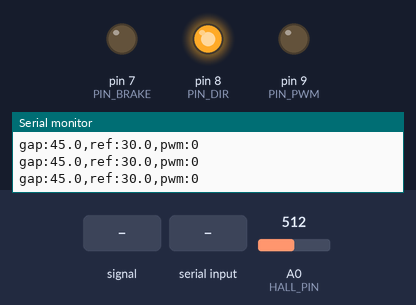
Bench run of a sketch on a simulated Arduino Uno, built with avr-gcc and run on an emulated ATmega328P. On the bench: output pins drawn as LEDs (lit = HIGH), the last lines printed to the serial monitor. The inputs (shaded band) are chosen by the test bench; at power-on: A0 (HALL_PIN) = 512.

Above: at 1.2 s.
1.3 s: A0 (HALL_PIN) fed a 200 Hz sine of ±81 counts around its level
4.3 s: A0 (HALL_PIN) fed a 2 Hz sine of ±306 counts around its level
7.3 s: "R 30\n" received over Serial
10.3 s: A0 (HALL_PIN) set to 0
At 11.0 s:
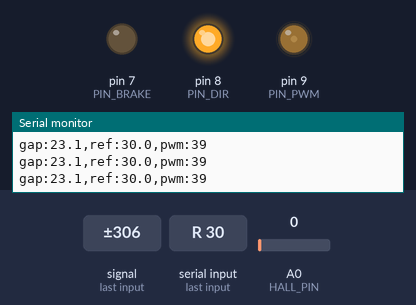
11.8 s: byte 115 ('s') received over Serial
At 13.0 s:
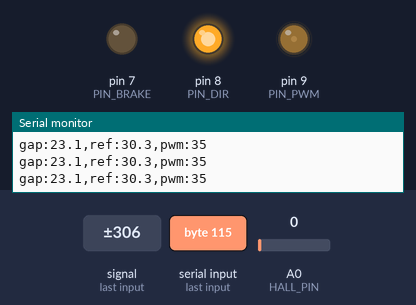
13.3 s: byte 83 ('S') received over Serial
At 14.3 s:
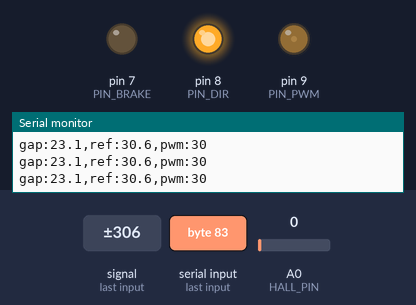
Timing chart, 0 to 16.3 s (numbered marks = the images above; inputs shaded):
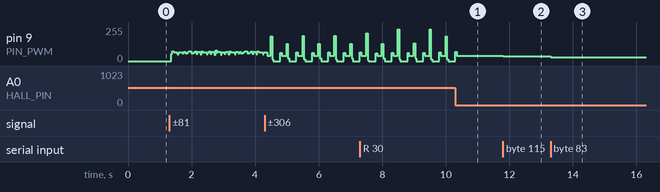

Measured:
- after the input at 10.3 s, pin 9 (PIN_PWM): goes on until 10.3 s, then stays 39/255
- after the input at 11.8 s, pin 9 (PIN_PWM): 39/255 → 35/255 at once
- after the input at 13.3 s, pin 9 (PIN_PWM): 35/255 → 30/255 at once

The sketch:

controller_top.ino
```cpp
/*
 * Maglev PD controller -- Hall-based gap sensing (replaces the VL53L0X front end).
 *
 * The gap is now recovered from the SS49EUA Hall sensor, using the two curves fit
 * from the calibration runs:
 *
 *   1) coil self-field correction   dB_coil(u)  = hall_coil(u) - hall_coil(0)
 *      The Hall reads B_PM(gap) + B_coil(u); B fields superpose linearly, so we
 *      subtract the coil's own contribution (measured with no magnet) to get the
 *      permanent-magnet-only reading:   hall_pm = hall_op - dB_coil(u).
 *
 *   2) permanent-magnet inverse     gap_mm = gapFromHall(hall_pm)   (cubic fit)
 *
 * This gives a ~13 us-latency gap estimate (vs the ToF's ~20 ms), so the loop runs
 * at 1 kHz with 31 kHz PWM and the old p*tau ~ 0.9 stability wall is gone. The PD
 * law and its sign are unchanged from the ToF version: more duty -> stronger pull
 * -> smaller gap, so push duty UP when the gap is too big or growing.
 *
 * Wiring: SS49EUA OUT -> A0 (Vcc from the same 5V as the ADC ref); LMD18200
 * PWM=9, DIR=8, BRAKE=7. Board: Arduino Uno/Nano. Serial @115200.
 *
 * Calibration validity: hall_pm in [2015, 2490] mV  <->  gap in [22, 49] mm.
 * Keep the setpoint inside that band; below 22 mm the fit is extrapolation.
 */
#include <Arduino.h>
#include <stdlib.h>
#include <string.h>

// --- Hardware: LMD18200 coil driver (single unipolar PWM duty 0..255). ---
static const uint8_t PIN_PWM   = 9;   // LMD18200 PWM input (Timer1 -> 31 kHz)
static const uint8_t PIN_DIR   = 8;   // DIRECTION (fixed; flip if pull is reversed)
static const uint8_t PIN_BRAKE = 7;   // BRAKE, active-high; held LOW to run
static const uint8_t HALL_PIN  = A0;  // SS49EUA analog output

// --- PD gains + setpoint, in PWM-count / millimetre units. All live-tunable. ---
static float g_Kp     = 15.8f;    // duty per mm of gap error    -- TUNE
static float g_Kd     = 0.2f;   // duty per (mm/s) of gap rate -- TUNE
static float g_ref_mm = 30.0f;   // reference gap (mm), 'R' command; keep in [22,49]
static float PWM_BIAS = 149.0f;  // nominal hover duty; 'BIAS' command, TUNE

// Step input: sending 's' adds this to the reference gap. Negative is allowed.
// Send "R 30" to go back. The response is the existing 50 Hz telemetry stream.
static const float STEP_AMP_MM = 0.30f;   // step amplitude (mm)  -- SET THIS

// --- Calibration constants (from calibrate_coil / calibrate_PM fits) ---
//   dB_coil(u) = c3*u^3 + c2*u^2 + c1*u        (mV; ~ -1.03*u, coil pulls Hall down)
static const float COIL_C3 =  2.16119e-6f;
static const float COIL_C2 = -9.78968e-4f;
static const float COIL_C1 = -0.918240f;
//   gap_mm = g3*h^3 + g2*h^2 + g1*h + g0       (h = hall_pm in mV)
static const float GAP_G3 =  5.53253e-7f;
static const float GAP_G2 = -3.59132e-3f;
static const float GAP_G1 =  7.77276f;
static const float GAP_G0 = -5583.84f;
static const float HALL_PM_LO = 2015.0f, HALL_PM_HI = 2490.0f; // valid Hall band (mV)
static const float NO_TARGET_MV = 2495.0f;   // hall_pm above this => magnet gone

// --- Loop timing / filters ---
static const uint32_t T_S_US   = 1250;    // 1 kHz control step
static const float    DT       = 1.25e-3f; // s, matches T_S_US
static const uint16_t HALL_AVG = 64;      // fast ADC reads averaged per step
static const float TAU_MEAS = 0.004f;     // s, position measurement low-pass
static const float TAU_D    = 0.0145f;     // s, derivative low-pass

// --- Runtime state ---
static bool  g_have  = false;
static float g_yFilt = 0.0f, g_yPrev = 0.0f, g_ydot = 0.0f;
static int   g_duty  = 0;
static float g_vccMv = 5000.0f;
static uint32_t g_lastStep = 0, g_lastPrint = 0;
static char    g_buf[48];
static uint8_t g_len = 0;

// ---------------- Fast ADC (Hall) ----------------
static inline uint16_t adcRead() {
  ADCSRA |= _BV(ADSC);
  while (ADCSRA & _BV(ADSC)) {}
  return ADC;
}
static void adcSetupFast() {
  ADMUX  = _BV(REFS0) | (HALL_PIN - A0);
  ADCSRA = _BV(ADEN) | _BV(ADPS2);          // /16, ~77 kSPS
  adcRead(); adcRead();
}
static long readVccmV() {
  ADMUX = _BV(REFS0) | _BV(MUX3) | _BV(MUX2) | _BV(MUX1);
  delay(2); adcRead();
  uint16_t adc = adcRead();
  long vcc = (adc > 0) ? (1125300L / adc) : 0;
  ADMUX = _BV(REFS0) | (HALL_PIN - A0);
  adcRead(); adcRead();
  return vcc;
}
static float hallMv(uint16_t n) {          // averaged Hall output in mV
  uint32_t sum = 0;
  for (uint16_t i = 0; i < n; i++) sum += adcRead();
  return (float)sum / n * g_vccMv / 1023.0f;
}

// coil self-field contribution at the Hall (mV) for the current duty
static float dB_coil(int u) {
  return ((COIL_C3 * u + COIL_C2) * u + COIL_C1) * u;
}
// permanent-magnet inverse: hall_pm (mV) -> gap (mm), clamped to the valid band
static float gapFromHall(float h) {
  if (h < HALL_PM_LO) h = HALL_PM_LO;
  if (h > HALL_PM_HI) h = HALL_PM_HI;
  return ((GAP_G3 * h + GAP_G2) * h + GAP_G1) * h + GAP_G0;
}

// One fresh gap sample from the Hall. Returns false when no magnet is in the band
// (so control self-arms: nothing is energized until a target is present).
static bool readGap(float *y_mm, float *hall_pm_out) {
  float hall_op = hallMv(HALL_AVG);
  float hall_pm = hall_op - dB_coil(g_duty);   // remove coil self-field
  *hall_pm_out = hall_pm;
  if (hall_pm > NO_TARGET_MV) return false;    // magnet far / absent
  *y_mm = gapFromHall(hall_pm);
  return true;
}

// PD step (fixed dt). More duty -> stronger pull -> smaller gap, so duty rises
// when the gap is too big (y > ref) or growing (ydot > 0): stabilising feedback.
static void control(float y_mm) {
  if (!g_have) { g_yFilt = y_mm; g_yPrev = y_mm; g_ydot = 0.0f; g_have = true; }
  g_yFilt += (DT / (TAU_MEAS + DT)) * (y_mm - g_yFilt);
  float d = (g_yFilt - g_yPrev) / DT;
  g_yPrev = g_yFilt;
  g_ydot += (DT / (TAU_D + DT)) * (d - g_ydot);

  float u = PWM_BIAS + g_Kp * (g_yFilt - g_ref_mm) + g_Kd * g_ydot;
  g_duty = constrain((int)(u + 0.5f), 0, 255);
  analogWrite(PIN_PWM, g_duty);
}

// Serial commands: "KP <v>", "KD <v>", "R <mm>", "BIAS <v>".
static void handle(char *line) {
  char *c = strtok(line, " ");
  char *a = strtok(NULL, " ");
  if (!c) return;
  if      (!strcmp(c, "KP")  && a) { g_Kp = atof(a);     Serial.print(F("Kp="));   Serial.println(g_Kp); }
  else if (!strcmp(c, "KD")  && a) { g_Kd = atof(a);     Serial.print(F("Kd="));   Serial.println(g_Kd); }
  else if (!strcmp(c, "R")   && a) { g_ref_mm = atof(a); Serial.print(F("R="));    Serial.println(g_ref_mm); }
  else if (!strcmp(c, "BIAS")&& a) { PWM_BIAS = atof(a);  Serial.print(F("bias=")); Serial.println(PWM_BIAS); }
}
static void pollSerial() {
  while (Serial.available() > 0) {
    char ch = (char)Serial.read();
    // Bare 's' steps the reference immediately. No number is printed here on
    // purpose: printing a float costs ~150 us and this loop has no budget spare.
    if (g_len == 0 && (ch == 's' || ch == 'S')) {
      g_ref_mm += STEP_AMP_MM;
      Serial.println(F("===== STEP ====="));
      continue;
    }
    if (ch == '\n' || ch == '\r') { if (g_len) { g_buf[g_len] = '\0'; handle(g_buf); g_len = 0; } }
    else if (g_len < sizeof(g_buf) - 1) g_buf[g_len++] = ch;
  }
}

void setup() {
  Serial.begin(115200);
  pinMode(PIN_PWM, OUTPUT);
  pinMode(PIN_DIR, OUTPUT);
  pinMode(PIN_BRAKE, OUTPUT);
  digitalWrite(PIN_DIR, HIGH);      // fixed attraction polarity (flip if reversed)
  digitalWrite(PIN_BRAKE, LOW);     // released -> normal running
  analogWrite(PIN_PWM, 0);          // coil de-energized until control engages

  // Timer1 (pins 9 & 10) -> ~31.4 kHz PWM so the actuator adds no phase lag.
  // millis()/micros() run on Timer0 and are unaffected.
  TCCR1B = (TCCR1B & 0b11111000) | 0x01;

  adcSetupFast();
  g_vccMv = readVccmV();

  Serial.println(F("Hall-based gap control. Place the magnet in [22,49] mm to engage."));
  g_lastStep = micros();
}

void loop() {
  pollSerial();

  uint32_t now = micros();
  if ((uint32_t)(now - g_lastStep) < T_S_US) return;   // hold the 1 kHz cadence
  g_lastStep += T_S_US;

  float y, hall_pm;
  if (readGap(&y, &hall_pm)) {
    control(y);
  } else {
    // no target: de-energize and reset the filters so it re-seeds cleanly
    g_duty = 0; analogWrite(PIN_PWM, 0);
    g_have = false; g_ydot = 0.0f;
  }

  // Telemetry @ ~50 Hz (Serial Plotter: gap / ref / pwm)
  if ((uint32_t)(now - g_lastPrint) >= 20000) {
    g_lastPrint = now;
    Serial.print(F("gap:"));  Serial.print(g_have ? g_yFilt : gapFromHall(hall_pm), 1);
    Serial.print(F(",ref:")); Serial.print(g_ref_mm, 1);
    Serial.print(F(",pwm:")); Serial.println(g_duty);
  }
}
```
